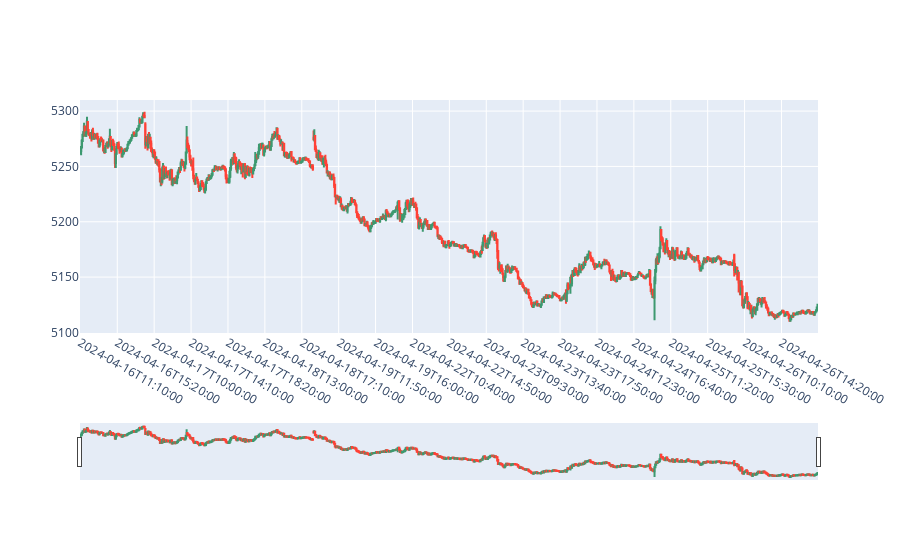

The code cell stored with this chart in its notebook:
### Code cell
fig = go.Figure(data=[go.Candlestick(
    x=rates_frame['time'].dt.strftime('%Y-%m-%d %H:%M:%S'),
    open=rates_frame['open'],
    high=rates_frame['high'],
    low=rates_frame['low'],
    close=rates_frame['close']
)])

# Ajustar o tipo do eixo x para 'category' para remover os espaços em branco
fig.update_xaxes(type='category')
fig.update_layout(
    xaxis=dict(
        tickmode='auto',          # 'auto' deixa o Plotly decidir o melhor espaçamento
        nticks=20,                # Define o número máximo de ticks no eixo
        tickformat='%d %b %Y',    # Define o formato dos ticks, neste exemplo: '01 Jan 2020'
    )
)

fig.show()

### Figure 1 — Plotly figure (JSON) as saved in the notebook; plotly's stock layout.template omitted (floating-point values rounded to 4 significant figures; data arrays with more than 128 entries replaced by an {"elided": "..."} marker saying what was removed)
{"data": [{"close": {"elided": "1000 float values"}, "high": {"elided": "1000 float values"}, "low": {"elided": "1000 float values"}, "open": {"elided": "1000 float values"}, "type": "candlestick", "x": {"elided": "1000 str values"}}], "layout": {"xaxis": {"nticks": 20, "tickformat": "%d %b %Y", "tickmode": "auto", "type": "category"}}}
